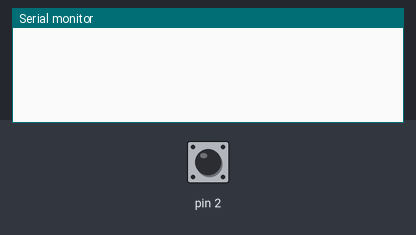
The sketch below on a simulated Arduino Uno, built with avr-gcc and run on an emulated ATmega328P. On the bench: the last lines printed to the serial monitor. The inputs (shaded band) are chosen by the test bench; at power-on: pin 2 HIGH.

Above: at 1.2 s.
1.3 s: pin 2 driven LOW
At 2.5 s:
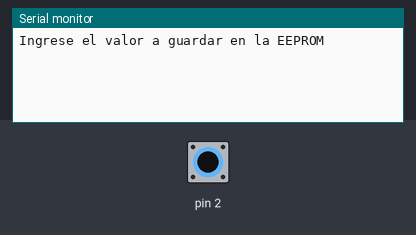
2.8 s: pin 2 pulsed HIGH 2 times (0.12 s each, 0.3 s apart)
At 4.5 s:
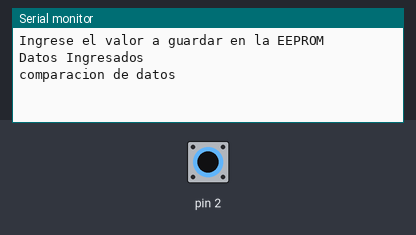
4.9 s: pin 2 pulsed HIGH 5 times (0.12 s each, 0.3 s apart)
At 5.5 s:
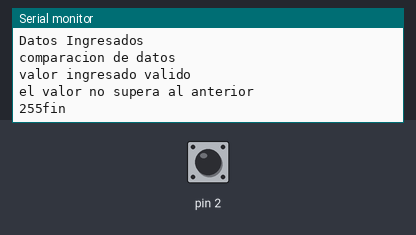

Measured:
- after the input at 1.3 s, the serial monitor: prints a new line at once (image 1)
- after the input at 2.8 s, the serial monitor: prints a new line after 0.12 s (image 2)
- after the input at 4.9 s, the serial monitor: prints a new line after 0.12 s (image 3)

The sketch:

valorEERPROM.ino
```cpp
#include <EEPROM.h>

/*
    UTN -FICA -CIERCOM
    Nombre :Luis Farinango
    Deber
    Realice un sistema que guarde en una posición de la memoria EEPROM solo cuando su valor exceda a la anterior lectura.
*/


int valingre;//variable para guardar el valor que se ingresa por serial
int valremm;//variable para guardar el valor que se tiene en memoria
String Str;//String para guardar los valores ingresados
int funS;//variable para interrupcion
void setup() {
  //EEPROM.update(0,0); linea de codigo para vaciar la pos en memoria
  valremm = EEPROM.read(0);//lectura de la posicion 0 de la EEPROM
  attachInterrupt(0, ingreso, FALLING); //interrupcion de sistema para control general
  Serial.begin(9600);//inicio de comunicacion serial

}
void ingreso() {
  switch (funS)//interrupcion
  { case 0://condicion 0
      Str = "";//se vacia la cadena que guarda los datos ingresados
      Serial.println("Ingrese el valor a guardar en la EEPROM");//impresion de mensaje
      funS++;//aumento de la variable contador
      break;
    case 1:
      funS++;//aumento de la variable contador
      Serial.println("Datos Ingresados");//impresion de mensaje
      break;
    case 2:
      funS++;//aumento de la variable contador
      Serial.println("comparacion de datos ");//impresion de mensaje
      break;
    case 3:
      funS++;//aumento de la variable contador
      if (Str.length() <= 3) { //validación de tamaño  del dato ingresado
        valingre = Str.toInt();//se transforma a ese valor a un dato del tipo entero
              if (valingre >= 0 && valingre < 255)//se valida el tamaño maximo del dato ingresado
      { Serial.println("valor ingresado valido");//impresion de mensaje
        if (valingre > valremm)//se comprueba que el dato ingresado sea mayor a dato que se tiene en memoria
        { EEPROM.update(0, valingre);//se ingresa el valor en memoria
          Serial.println("valor actualizado");//impresion de mensaje
          Serial.println(valingre);//impresion de datos
        } else {
          Serial.println("el valor no supera al anterior");//impresion de mensaje
        }
      } else {
        Serial.println("valor ingresado no valido");//impresion de mensaje
        Str = "";//se vacia la cadena
        valingre = 0;//se vacia el dato
      }
      }
      else{Serial.println("valor no valido");}
      Serial.print(EEPROM.read(0));

      break;
    case 4:
      funS = 0;//reinicio de la variable de contador para iniciar de nuevo el ciclo
      Serial.println("fin ");//impresion de mensaje
      break;
  }
}

void loop() {
  if (funS == 2) {//lectura de datos
    if (Serial.available() > 0) {//comprobacion de comunicacion serial
      Str = Serial.readString();//lectura de los datos ingresados por Cx

    }
  }

}
```
